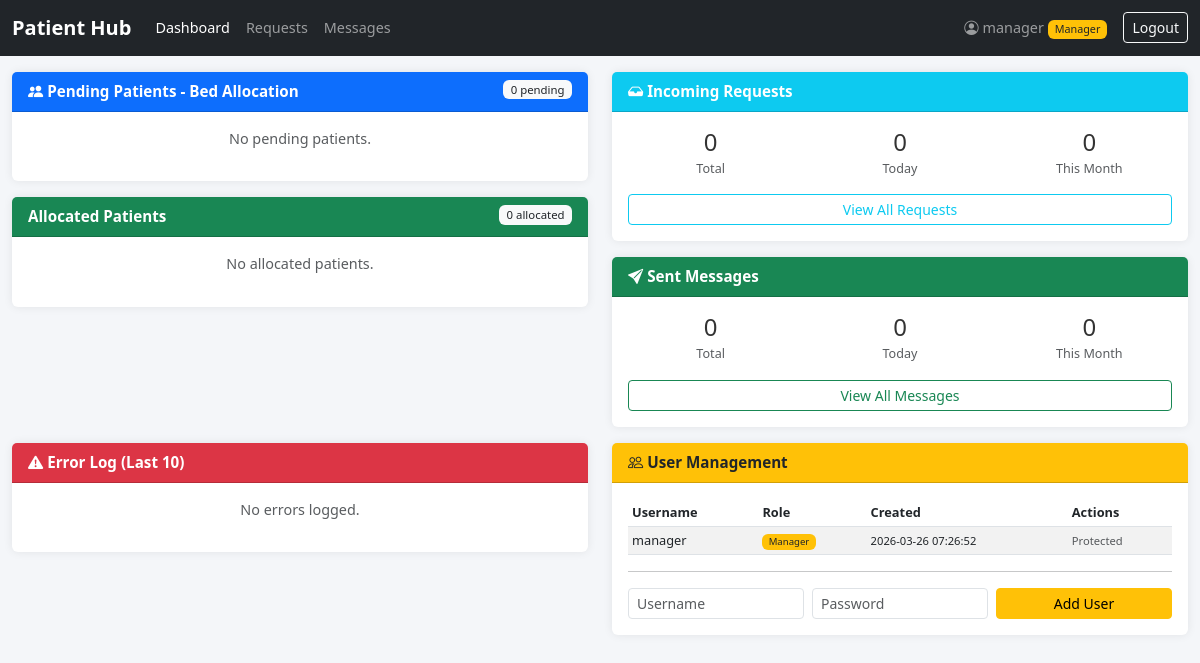
/dashboard.php (signed in), run on the app's committed database.
### tables this page shows
CREATE TABLE IF NOT EXISTS users (
    id INT AUTO_INCREMENT PRIMARY KEY,
    username VARCHAR(100) NOT NULL UNIQUE,
    password_hash VARCHAR(255) NOT NULL,
    is_manager TINYINT(1) NOT NULL DEFAULT 0,
    created_at DATETIME NOT NULL DEFAULT CURRENT_TIMESTAMP
);

### includes/auth.php (called while the page is built, shortened)
<?php
function isManager() {
    return isset($_SESSION['is_manager']) && $_SESSION['is_manager'] == 1;
}
function getCurrentUser() {
    return $_SESSION['username'] ?? null;
}

### includes/functions.php (called while the page is built, shortened)
<?php
function getPendingPatients() {
    $db = getDB();
    $stmt = $db->query('SELECT pp.id, pp.request_id, pp.patient_name, pp.created_at FROM pending_patients pp WHERE pp.status = "pending" ORDER BY pp.created_at ASC');
    return $stmt->fetchAll();
}
function getAllocatedPatients() {
    $db = getDB();
    $stmt = $db->query('SELECT pp.id, pp.patient_name, pp.created_at, b.bed_name FROM pending_patients pp INNER JOIN beds b ON b.occupied_by = pp.id WHERE pp.status = "allocated" ORDER BY pp.created_at ASC');
    return $stmt->fetchAll();
}
function getStats() {
    $db = getDB();
    $stats = [];
    $stats['requests_total'] = $db->query('SELECT COUNT(*) FROM raw_requests')->fetchColumn();
    $stats['requests_today'] = $db->query("SELECT COUNT(*) FROM raw_requests WHERE DATE(received_at) = CURDATE()")->fetchColumn();
    $stats['requests_month'] = $db->query("SELECT COUNT(*) FROM raw_requests WHERE YEAR(received_at) = YEAR(CURDATE()) AND MONTH(received_at) = MONTH(CURDATE())")->fetchColumn();
    $stats['messages_total'] = $db->query('SELECT COUNT(*) FROM sent_messages')->fetchColumn();
    $stats['messages_today'] = $db->query("SELECT COUNT(*) FROM sent_messages WHERE DATE(sent_at) = CURDATE()")->fetchColumn();
    $stats['messages_month'] = $db->query("SELECT COUNT(*) FROM sent_messages WHERE YEAR(sent_at) = YEAR(CURDATE()) AND MONTH(sent_at) = MONTH(CURDATE())")->fetchColumn();
    $stats['last_requests'] = $db->query('SELECT id, data_format, sender_ip, received_at FROM raw_requests ORDER BY received_at DESC LIMIT 10')->fetchAll();
    $stats['last_messages'] = $db->query('SELECT sm.id, sm.event_type, sm.allocated_bed, sm.response_status, sm.sent_at, pp.patient_name FROM sent_messages sm LEFT JOIN pending_patients pp ON sm.pending_patient_id = pp.id ORDER BY sm.sent_at DESC LIMIT 10')->fetchAll();
    $stats['last_errors'] = $db->query('SELECT id, error_message, error_context, created_at FROM error_log ORDER BY created_at DESC LIMIT 10')->fetchAll();
    return $stats;
}

### dashboard.php (the view, shortened to what this page needs)
<?php
require_once __DIR__ . '/includes/header.php';
$stats = getStats();
$pendingPatients = getPendingPatients();
$allocatedPatients = getAllocatedPatients();
$db = getDB();
$users = $db->query('SELECT id, username, is_manager, created_at FROM users ORDER BY created_at ASC')->fetchAll();
?>
<div class="row">
    <div class="col-lg-6">
        <div class="card mb-3">
            <div class="card-header bg-primary text-white">
                <i class="bi bi-people-fill"></i> Pending Patients - Bed Allocation
                <span class="badge bg-light text-dark float-end"><?= count($pendingPatients) ?> pending</span>
            </div>
            <div class="card-body" id="pending-patients-container">
                <?php if (empty($pendingPatients)): ?>
                    <p class="text-muted text-center">No pending patients.</p>
                <?php endif; ?>
            </div>
        </div>
        <div class="card mb-3">
            <div class="card-header bg-success text-white">
                <i class="bi bi-bed-fill"></i> Allocated Patients
                <span class="badge bg-light text-dark float-end" id="allocated-count-badge"><?= count($allocatedPatients) ?> allocated</span>
            </div>
            <div class="card-body" id="allocated-patients-container">
                <?php if (empty($allocatedPatients)): ?>
                    <p class="text-muted text-center">No allocated patients.</p>
                <?php endif; ?>
            </div>
        </div>
    </div>
    <div class="col-lg-6">
        <div class="card mb-3">
            <div class="card-header bg-info text-white">
                <i class="bi bi-inbox-fill"></i> Incoming Requests
            </div>
            <div class="card-body">
                <div class="row text-center mb-3">
                    <div class="col-4">
                        <h4><?= $stats['requests_total'] ?></h4>
                        <small class="text-muted">Total</small>
                    </div>
                    <div class="col-4">
                        <h4><?= $stats['requests_today'] ?></h4>
                        <small class="text-muted">Today</small>
                    </div>
                    <div class="col-4">
                        <h4><?= $stats['requests_month'] ?></h4>
                        <small class="text-muted">This Month</small>
                    </div>
                </div>
                <a href="requests.php" class="btn btn-sm btn-outline-info w-100">View All Requests</a>
            </div>
        </div>
        <div class="card mb-3">
            <div class="card-header bg-success text-white">
                <i class="bi bi-send-fill"></i> Sent Messages
            </div>
            <div class="card-body">
                <div class="row text-center mb-3">
                    <div class="col-4">
                        <h4><?= $stats['messages_total'] ?></h4>
                        <small class="text-muted">Total</small>
                    </div>
                    <div class="col-4">
                        <h4><?= $stats['messages_today'] ?></h4>
                        <small class="text-muted">Today</small>
                    </div>
                    <div class="col-4">
                        <h4><?= $stats['messages_month'] ?></h4>
                        <small class="text-muted">This Month</small>
                    </div>
                </div>
                <a href="messages.php" class="btn btn-sm btn-outline-success w-100">View All Messages</a>
            </div>
        </div>
    </div>
</div>
<div class="row">
    <div class="col-lg-6 mb-3">
        <div class="card">
            <div class="card-header bg-danger text-white">
                <i class="bi bi-exclamation-triangle-fill"></i> Error Log (Last 10)
            </div>
            <div class="card-body">
                <?php if (empty($stats['last_errors'])): ?>
                    <p class="text-muted text-center">No errors logged.</p>
                <?php endif; ?>
            </div>
        </div>
    </div>
    <div class="col-lg-6 mb-3">
        <div class="card">
            <div class="card-header bg-warning text-dark">
                <i class="bi bi-people"></i> User Management
            </div>
            <div class="card-body">
                <table class="table table-sm table-striped" id="users-table">
                    <thead><tr><th>Username</th><th>Role</th><th>Created</th><th>Actions</th></tr></thead>
                    <tbody>
                        <?php foreach ($users as $user): ?>
                        <tr id="user-row-<?= $user['id'] ?>">
                            <td><?= htmlspecialchars($user['username']) ?></td>
                            <td>
                                <?php if ($user['is_manager']): ?>
                                    <span class="badge bg-warning text-dark">Manager</span>
                                <?php else: ?>
                                    <span class="badge bg-secondary">User</span>
                                <?php endif; ?>
                            </td>
                            <td><small><?= $user['created_at'] ?></small></td>
                            <td>
                                <?php if (isManager() && !$user['is_manager']): ?>
                                    <button class="btn btn-sm btn-outline-danger delete-user-btn"
                                            data-user-id="<?= $user['id'] ?>"
                                            data-username="<?= htmlspecialchars($user['username']) ?>">
                                        <i class="bi bi-trash"></i>
                                    </button>
                                <?php elseif ($user['is_manager']): ?>
                                    <small class="text-muted">Protected</small>
                                <?php else: ?>
                                    <small class="text-muted">Manager only</small>
                                <?php endif; ?>
                            </td>
                        </tr>
                        <?php endforeach; ?>
                    </tbody>
                </table>
                <?php if (isManager()): ?>
                <hr>
                <form id="add-user-form" class="row g-2">
                    <div class="col-4">
                        <input type="text" class="form-control form-control-sm" id="new-username" placeholder="Username" required>
                    </div>
                    <div class="col-4">
                        <input type="password" class="form-control form-control-sm" id="new-password" placeholder="Password" required>
                    </div>
                    <div class="col-4">
                        <button type="submit" class="btn btn-sm btn-warning w-100">Add User</button>
                    </div>
                </form>
                <?php endif; ?>
            </div>
        </div>
    </div>
</div>
<?php require_once __DIR__ . '/includes/footer.php'; ?>

### includes/header.php (shortened to what this page needs)
<?php
require_once __DIR__ . '/auth.php';
require_once __DIR__ . '/functions.php';
$currentPage = basename($_SERVER['PHP_SELF'], '.php');
?>
<!DOCTYPE html>
<html lang="en">
<head>
    <link rel="stylesheet" href="https://cdn.jsdelivr.net/npm/bootstrap@5.3.0/dist/css/bootstrap.min.css">
    <link rel="stylesheet" href="https://cdn.datatables.net/1.13.6/css/dataTables.bootstrap5.min.css">
    <link rel="stylesheet" href="https://cdn.jsdelivr.net/npm/bootstrap-icons@1.11.0/font/bootstrap-icons.css">
    <link rel="stylesheet" href="assets/css/style.css">
</head>
<body>
    <nav class="navbar navbar-expand-lg navbar-dark bg-dark">
        <div class="container-fluid">
            <a class="navbar-brand" href="dashboard.php">Patient Hub</a>
            <div class="collapse navbar-collapse" id="navbarNav">
                <ul class="navbar-nav me-auto">
                    <li class="nav-item">
                        <a class="nav-link <?= $currentPage === 'dashboard' ? 'active' : '' ?>" href="dashboard.php">Dashboard</a>
                    </li>
                    <li class="nav-item">
                        <a class="nav-link <?= $currentPage === 'requests' ? 'active' : '' ?>" href="requests.php">Requests</a>
                    </li>
                    <li class="nav-item">
                        <a class="nav-link <?= $currentPage === 'messages' ? 'active' : '' ?>" href="messages.php">Messages</a>
                    </li>
                </ul>
                <span class="navbar-text me-3">
                    <i class="bi bi-person-circle"></i> <?= htmlspecialchars(getCurrentUser()) ?>
                    <?php if (isManager()): ?><span class="badge bg-warning text-dark">Manager</span><?php endif; ?>
                </span>
                <a href="logout.php" class="btn btn-outline-light btn-sm">Logout</a>
            </div>
        </div>
    </nav>
    <div class="container-fluid mt-3">

### includes/footer.php (shortened to what this page needs)
    </div>
</body>
</html>

### assets/css/style.css (style rules this page uses)
body { background-color: #f4f6f9; font-size: 0.9rem; }
.card { border: none; box-shadow: 0 0 10px rgba(0, 0, 0, 0.08); }
.card-header { font-weight: 600; font-size: 0.95rem; }
.card-body h4 { margin-bottom: 0; color: #333; }
.table-sm td, .table-sm th { font-size: 0.8rem; }
.row > [class*="col-"] { margin-bottom: 0; }
.badge { font-weight: 500; }
.navbar-brand { font-weight: 700; }

### data on the page
users: username "manager", is_manager "Manager", created_at "2026-03-26 07:26:52"

### other printed values
getCurrentUser() "manager"
count($pendingPatients) "0"
count($allocatedPatients) "0"
$stats['requests_total'] "0"
$stats['requests_today'] "0"
$stats['requests_month'] "0"
$stats['messages_total'] "0"
$stats['messages_today'] "0"
$stats['messages_month'] "0"
